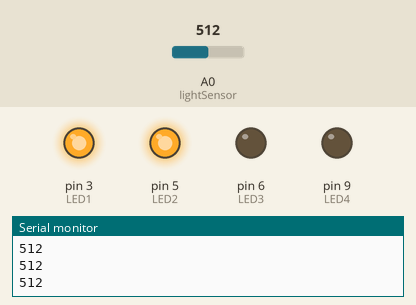
Bench run of a sketch on a simulated Arduino Uno, built with avr-gcc and run on an emulated ATmega328P. Parts: output pins drawn as LEDs (lit = HIGH), the last lines printed to the serial monitor. The test bench sets the inputs (shaded band); at power-on: A0 (lightSensor) = 512.

Above: at 1.2 s.
1.3 s: A0 (lightSensor) set to 466
2.8 s: A0 (lightSensor) set to 433
At 3.2 s:
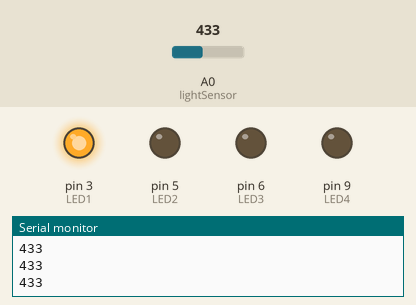
4.3 s: A0 (lightSensor) set to 260
5.8 s: A0 (lightSensor) set to 236
At 6.9 s:
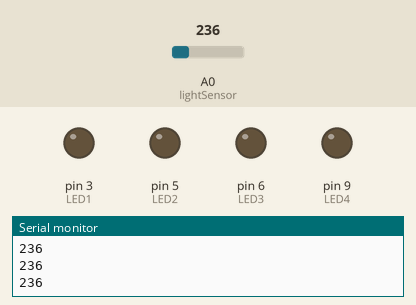
7.4 s: A0 (lightSensor) set to 660
At 8.2 s:
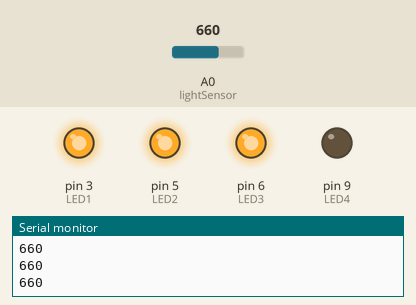
8.9 s: A0 (lightSensor) set to 637
At 9.4 s:
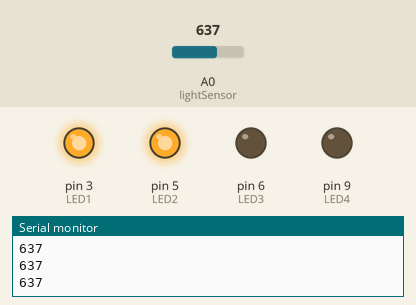
Timing chart, 0 to 11.4 s (numbered marks = the images above; inputs shaded):
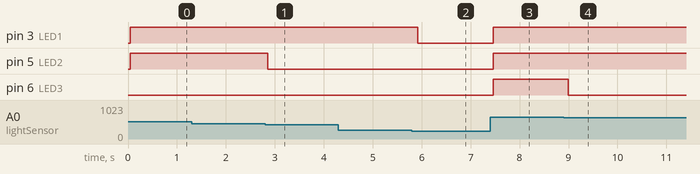

The sketch:

Lab3_4-Light_Meter_Code-Chloe.ino
```cpp
#define LED1 3
#define LED2 5
#define LED3 6
#define LED4 9
#define lightSensor A0
int lightIntensity = 0;


void setup() {
  Serial.begin(9600);
  pinMode(LED1, OUTPUT);
  pinMode(LED2, OUTPUT);
  pinMode(LED3, OUTPUT);
  pinMode(LED4, OUTPUT);

}

void loop() {
  lightIntensity = analogRead(lightSensor);
  Serial.println(lightIntensity);
  delay(50);

  if (lightIntensity <250) {
    digitalWrite(LED1, LOW);
  }
  else{
    digitalWrite(LED1, HIGH);
    digitalWrite(LED2, LOW);
    digitalWrite(LED3, LOW);
    digitalWrite(LED4, LOW);
  }
  if (lightIntensity <450) {
    digitalWrite(LED2, LOW);
  }
  else{
    digitalWrite(LED1, HIGH);
    digitalWrite(LED2, HIGH);
    digitalWrite(LED3, LOW);
    digitalWrite(LED4, LOW);
  }
  if (lightIntensity <650) {
    digitalWrite(LED3, LOW);
  }
  else{
    digitalWrite(LED1, HIGH);
    digitalWrite(LED2, HIGH);
    digitalWrite(LED3, HIGH);
    digitalWrite(LED4, LOW);
  }
  if (lightIntensity <850) {
    digitalWrite(LED4, LOW);
  }
  else{
    digitalWrite(LED1, HIGH);
    digitalWrite(LED2, HIGH);
    digitalWrite(LED3, HIGH);
    digitalWrite(LED4, HIGH);
  }
 delay(40);
}
```

Measured:
- the behaviour switches between 450 and 449 on A0 (lightSensor) (found by bisection; images 0 and 1)
- the behaviour switches between 250 and 249 on A0 (lightSensor) (found by bisection; images 1 and 2)
- the behaviour switches between 650 and 649 on A0 (lightSensor) (found by bisection; images 3 and 4)
- after the input at 2.8 s, pin 5 (LED2): HIGH → LOW after 0.05 s
- after the input at 5.8 s, pin 3 (LED1): HIGH → LOW after 0.12 s
- after the input at 7.4 s, pin 3 (LED1), pin 5 (LED2), pin 6 (LED3): LOW → HIGH after 0.06 s
- after the input at 8.9 s, pin 6 (LED3): HIGH → LOW after 0.09 s
